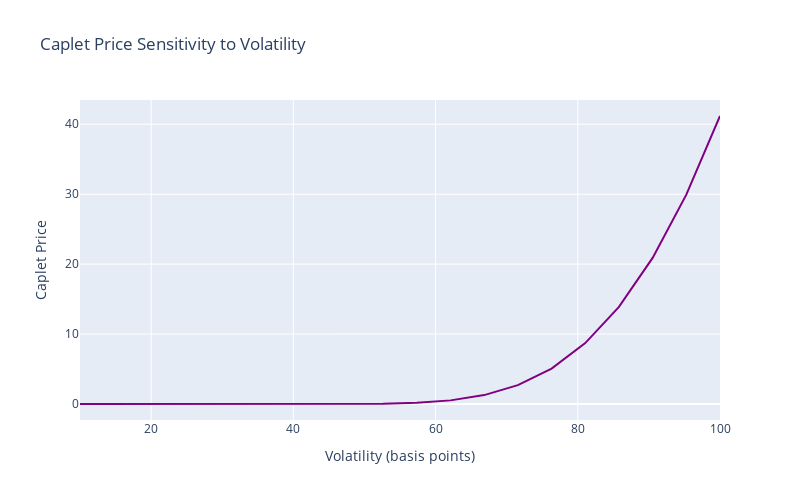

This figure's notebook cell:
### Code cell
# Analyze sensitivity to volatility
volatilities = np.linspace(0.001, 0.01, 20)  # 10 to 100 basis points
prices_analytical = []

for vol in volatilities:
    prices_analytical.append(caplet_price_analytical(
        F, K, vol, T1, tau, discount_factor, notional
    ))

# Create plot
fig = go.Figure()
fig.add_trace(go.Scatter(
    x=volatilities * 10000,  # Convert to basis points
    y=prices_analytical,
    mode='lines',
    name='Analytical',
    line=dict(color='purple', width=2)
))

fig.update_layout(
    title="Caplet Price Sensitivity to Volatility",
    xaxis_title="Volatility (basis points)",
    yaxis_title="Caplet Price",
    width=800,
    height=500
)

fig.show()

### Figure 1 — Plotly figure (JSON) as saved in the notebook; plotly's stock layout.template omitted (floating-point values rounded to 4 significant figures)
{"data": [{"line": {"color": "purple", "width": 2}, "mode": "lines", "name": "Analytical", "type": "scatter", "x": [10, 14.74, 19.47, 24.21, 28.95, 33.68, 38.42, 43.16, 47.89, 52.63, 57.37, 62.11, 66.84, 71.58, 76.32, 81.05, 85.79, 90.53, 95.26, 100], "y": [6.645e-88, 1.541e-40, 4.331e-23, 9.997e-15, 4.767e-10, 3.782e-07, 3.245e-05, 0.0007473, 0.007506, 0.04346, 0.1719, 0.5173, 1.274, 2.695, 5.072, 8.708, 13.9, 20.9, 29.93, 41.18]}], "layout": {"height": 500, "title": {"text": "Caplet Price Sensitivity to Volatility"}, "width": 800, "xaxis": {"title": {"text": "Volatility (basis points)"}}, "yaxis": {"title": {"text": "Caplet Price"}}}}
